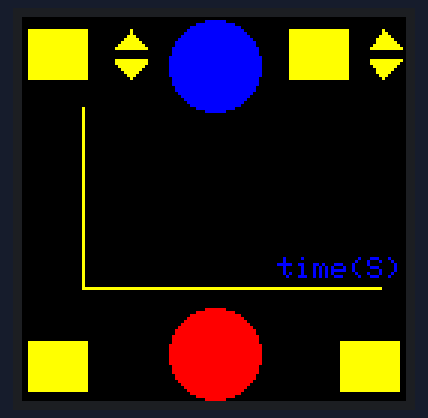
The sketch below on a simulated Arduino Uno, built with avr-gcc and run on an emulated ATmega328P. On the bench: 128×128 colour display.

Above: at 0.2 s.

The sketch:

pixel_and_lines.ino
```cpp
#include <SPI.h>
#include <Adafruit_GFX.h>    // Core graphics library
#include <Adafruit_ST7735.h> // Hardware-specific library
#include <Adafruit_ST7789.h>
#define TFT_CS        10
#define TFT_RST        9 // Or set to -1 and connect to Arduino RESET pin
#define TFT_DC         8
//#define TFT_SCLK  13
//#define TFT_MISO  11

Adafruit_ST7735 tft = Adafruit_ST7735(TFT_CS, TFT_DC, TFT_RST);

//Adafruit_ST7735 tft = Adafruit_ST7735(TFT_CS, TFT_DC, TFT_RST, TFT_SCLK, TFT_MISO);

void setup(void) {
  tft.initR(INITR_144GREENTAB); // Init ST7735R chip, green tab
  //tft.fillScreen(ST77XX_BLACK);
  tft.setRotation(0); // set display orientation
tft.fillScreen(ST77XX_BLACK);
  //print_text(85,80,"time(S)",1,ST77XX_BLUE);
}


 void loop() {
 tft.fillScreen(ST77XX_BLACK);
  print_text(85,80,"time(S)",1,ST77XX_BLUE);


  //tft.fillRect(54, 4, 20, 17, ST77XX_BLUE); //Run button
tft.fillCircle (64, 16, 15, ST7735_BLUE); //Run button

//tft.fillCircle (64, 64, 10, ST7735_GREEN);

  tft.fillTriangle(36, 4, 31, 10, 41, 10, ST77XX_YELLOW); //powerup triangle

  tft.fillTriangle(36, 20, 31, 14, 41, 14, ST77XX_YELLOW); //powerdown triangle
  tft.fillTriangle(120, 4, 116, 10, 126, 10, ST77XX_YELLOW);  //timeup triangle
  tft.fillTriangle(120, 20, 116, 14, 126, 14, ST77XX_YELLOW);  //time down triangle
  tft.fillRect(2, 4, 20, 17, ST77XX_YELLOW); //power button

  tft.fillRect(89, 4, 20, 17, ST77XX_YELLOW); //time button
  tft.fillCircle (64, 112, 15, ST7735_RED);
  //tft.fillRect(54, 108, 20, 16, ST77XX_RED); //stop button
  //tft.fillCircle(64, 115, 10, ST77XX_RED); //to replace rect "STOP"button with round button
  tft.fillRect(2, 108, 20, 17, ST77XX_YELLOW); //alarm button
  tft.fillRect(106, 108, 20, 17, ST77XX_YELLOW); //HW test button


  print_text(85,80,"time(S)",1,ST77XX_BLUE);
  //tft.drawRect(5,5,120,120,ST77XX_RED);
 tft.drawFastHLine(20,90,100,ST77XX_YELLOW);
  tft.drawFastVLine(20,30,60,ST77XX_YELLOW);


  delay(1000);
}

void print_text(byte x_pos, byte y_pos, char *text, byte text_size, uint16_t color) {
  tft.setCursor(x_pos, y_pos);
  tft.setTextSize(text_size);
  tft.setTextColor(color);
  tft.setTextWrap(true);
  tft.print(text);
}
```
